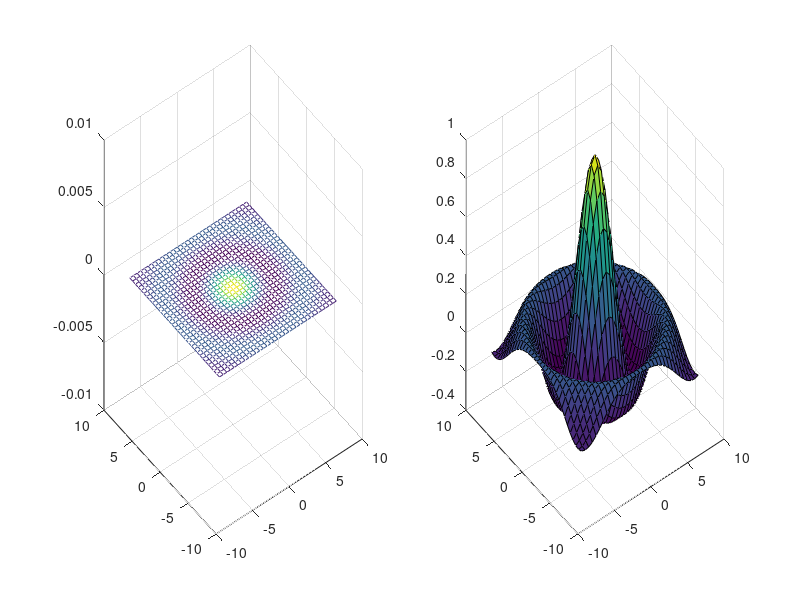

Write the MATLAB code that produced this figure.
clc
clear all
close all

[X,Y] = meshgrid(-8:.5:8);
R = sqrt(X.^2 + Y.^2) + eps;
Z = sin(R)./R;
subplot(1,2,1)
mesh(X,Y,Z/(max(Z(:)*1e6)));
zlim([-0.01,0.01]);

subplot(1,2,2)
surf(X,Y,Z)